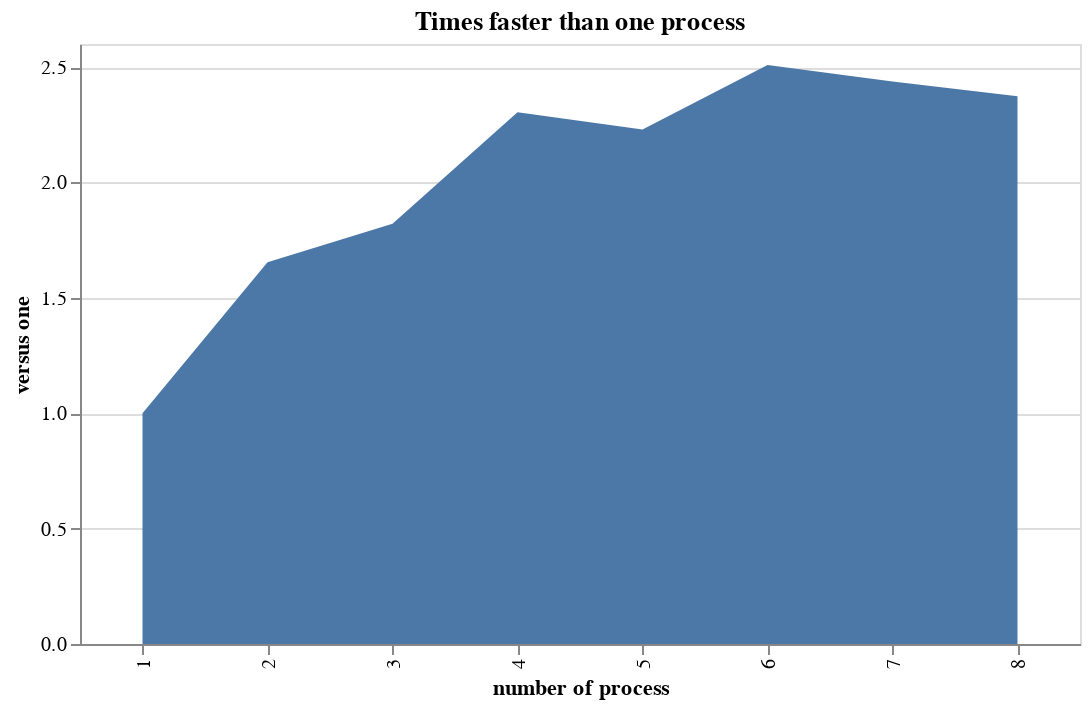

This figure's notebook cell:
### Code cell
import altair as alt

alt.Chart(df).mark_area().encode(
    x='number of process',
    y='versus one'
).properties(
    title='Times faster than one process',
    width=500,
    height=300
)

### Figure 1 — Vega-Lite specification as saved in the notebook (floating-point values rounded to 4 significant figures)
{"$schema": "https://vega.github.io/schema/vega-lite/v3.4.0.json", "config": {"mark": {"tooltip": null}, "view": {"height": 300, "width": 400}}, "data": {"name": "data-03d8035fadfff77af25752ff41ae0194"}, "datasets": {"data-03d8035fadfff77af25752ff41ae0194": [{"number of process": "1", "parallel loss": 0, "time, s": 2.214, "versus one": 1}, {"number of process": "2", "parallel loss": 0.1728, "time, s": 1.338, "versus one": 1.654}, {"number of process": "3", "parallel loss": 0.393, "time, s": 1.216, "versus one": 1.821}, {"number of process": "4", "parallel loss": 0.4238, "time, s": 0.9608, "versus one": 2.305}, {"number of process": "5", "parallel loss": 0.5542, "time, s": 0.9934, "versus one": 2.229}, {"number of process": "6", "parallel loss": 0.5819, "time, s": 0.8826, "versus one": 2.509}, {"number of process": "7", "parallel loss": 0.6518, "time, s": 0.9084, "versus one": 2.438}, {"number of process": "8", "parallel loss": 0.7033, "time, s": 0.933, "versus one": 2.373}]}, "encoding": {"x": {"field": "number of process", "type": "nominal"}, "y": {"field": "versus one", "type": "quantitative"}}, "height": 300, "mark": "area", "title": "Times faster than one process", "width": 500}
